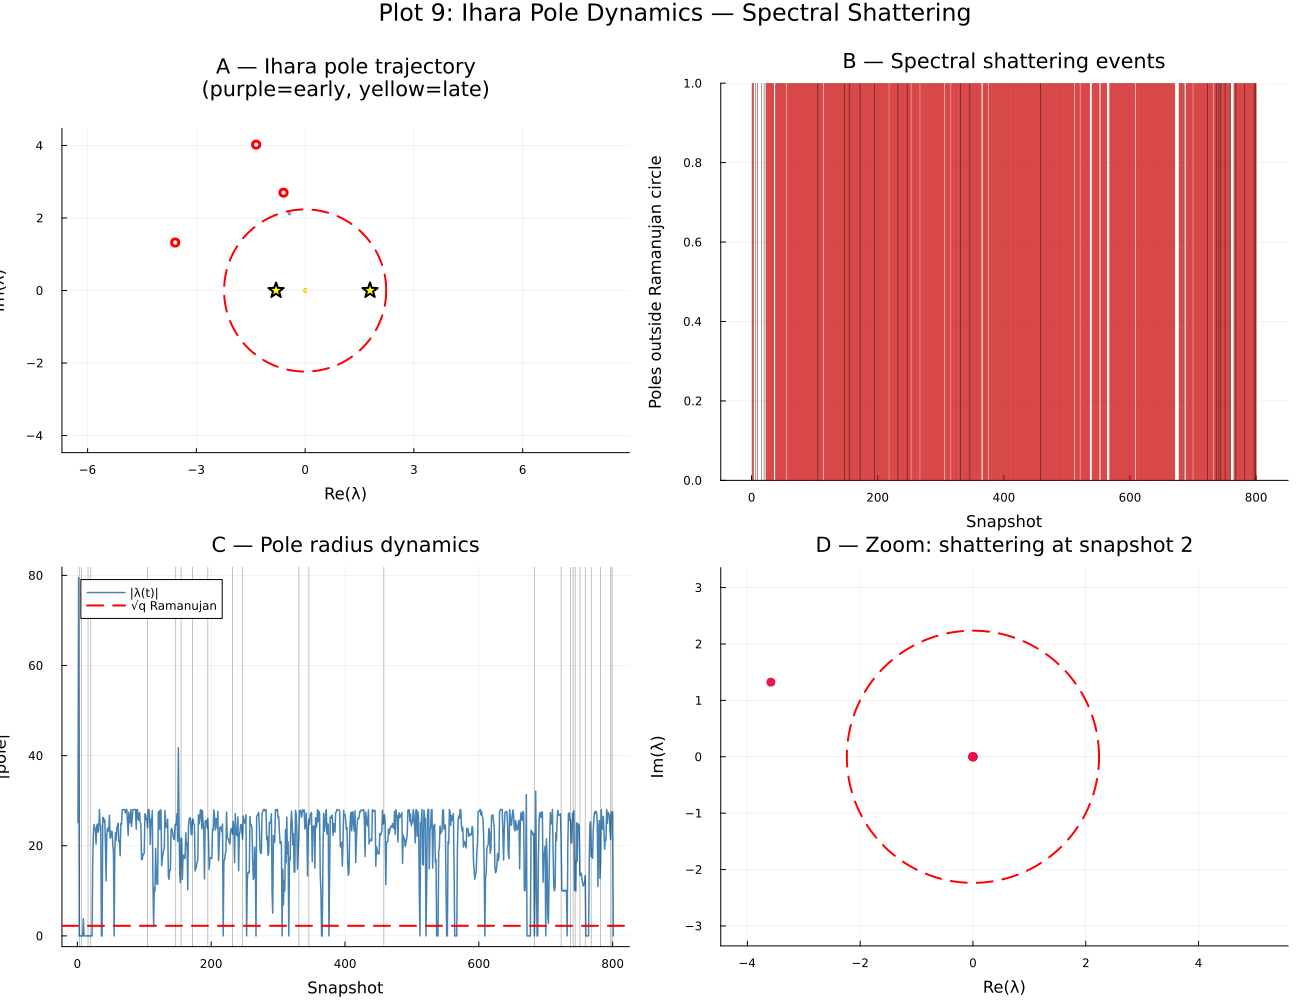

This chart was generated by the following Julia code:
using Plots, LinearAlgebra, DelimitedFiles, Statistics
gr()
ENV["GKSwstype"] = "100"

include("load_chambers.jl")
d = load_chambers("chambers.tsv")

ram_radius = sqrt(5.0)   # sqrt(q_max) for Q_7P; use sqrt(4) for Q_7L
lam1, lam2 = 1.7898, -0.8021
n_snaps    = d.n
m6         = abs.(d.obs)
walls      = findall(d.walls .> 0)

# Dynamic "Ihara-like" poles from complex spectral gap
# gap_complex = gap_re + i*gap_im encodes the dynamic eigenvalue
poles_re = d.gap_re
poles_im = d.gap_im
pole_mag = sqrt.(poles_re.^2 .+ poles_im.^2)
stray    = [pole_mag[i] > ram_radius ? 1 : 0 for i in 1:n_snaps]
n_stray  = stray

# ── Panel A: Pole trajectory ───────────────────────────────────────────────
θ = LinRange(0, 2π, 300)
pA = scatter(poles_re, poles_im,
    marker_z=1:n_snaps, seriescolor=:plasma,
    ms=2, markerstrokewidth=0, alpha=0.5,
    xlabel="Re(λ)", ylabel="Im(λ)",
    title="A — Ihara pole trajectory\n(purple=early, yellow=late)",
    aspect_ratio=:equal, colorbar_title="Snapshot",
    xlims=(-ram_radius*3, ram_radius*4), ylims=(-ram_radius*2, ram_radius*2),
    legend=false)
plot!(pA, ram_radius.*cos.(θ), ram_radius.*sin.(θ),
    color=:red, lw=2, ls=:dash)
scatter!(pA, [lam1, lam2], [0.0, 0.0],
    color=:yellow, ms=8, marker=:star5, markerstrokecolor=:black)
# Mark stray poles
stray_idx = findall(pole_mag .> ram_radius)
if !isempty(stray_idx)
    scatter!(pA, poles_re[stray_idx], poles_im[stray_idx],
        color=:white, ms=4, markerstrokecolor=:red, markerstrokewidth=1.5)
end

# ── Panel B: Stray pole count ──────────────────────────────────────────────
pB = bar(1:n_snaps, n_stray,
    xlabel="Snapshot", ylabel="Poles outside Ramanujan circle",
    title="B — Spectral shattering events",
    color=ifelse.(n_stray .> 0, :red, :steelblue), lw=0, label="")
vline!(pB, walls, color=:black, alpha=0.5, lw=0.8, label="")

# ── Panel C: Pole radius over time ────────────────────────────────────────
pC = plot(1:n_snaps, pole_mag,
    xlabel="Snapshot", ylabel="|pole|",
    title="C — Pole radius dynamics",
    label="|λ(t)|", color=:steelblue, lw=1.5)
hline!(pC, [ram_radius], color=:red, lw=2, ls=:dash, label="√q Ramanujan")
vline!(pC, walls, color=:black, alpha=0.3, lw=0.8, label="")

# ── Panel D: Zoom on worst event ──────────────────────────────────────────
crisis_snap = isempty(stray_idx) ? argmax(pole_mag) : stray_idx[argmax(pole_mag[stray_idx])]
win = max(1,crisis_snap-8):min(n_snaps,crisis_snap+8)
n_w = length(win)
cols_d = [RGB((i-1)/(n_w-1+1e-8), 1-(i-1)/(n_w-1+1e-8), 0.3) for i in 1:n_w]
pD = scatter(title="D — Zoom: shattering at snapshot $crisis_snap",
    xlabel="Re(λ)", ylabel="Im(λ)", aspect_ratio=:equal,
    xlims=(-ram_radius*2, ram_radius*2.5), ylims=(-ram_radius*1.5,ram_radius*1.5))
for (ci, i) in enumerate(win)
    scatter!(pD, [poles_re[i]], [poles_im[i]], color=cols_d[ci],
             ms=5, markerstrokewidth=0, label="")
end
plot!(pD, ram_radius.*cos.(θ), ram_radius.*sin.(θ), color=:red, lw=2, ls=:dash, label="")

fig = plot(pA, pB, pC, pD, layout=(2,2), size=(1300,1000),
    plot_title="Plot 9: Ihara Pole Dynamics — Spectral Shattering")
savefig(fig, "plot9_ihara_pole_dynamics.png")
println("Saved: plot9_ihara_pole_dynamics.png")
println("Stray pole events: $(sum(n_stray)) / $n_snaps snapshots")
println("Max |pole|: $(round(maximum(pole_mag), sigdigits=4)) vs Ramanujan √q=$(round(ram_radius,sigdigits=4))")
